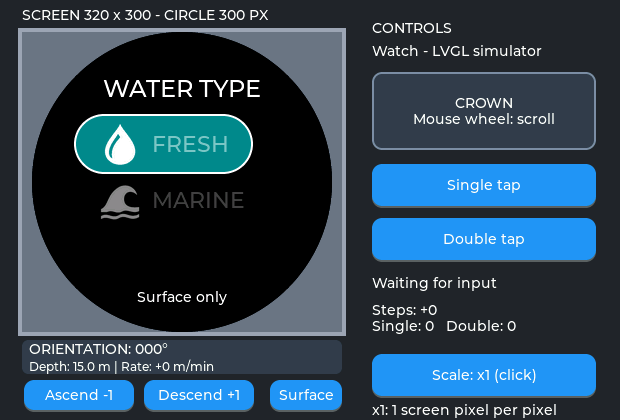
#> input picture V2/Firmware/simulator/evidence/apnea-settings/settings-20.png, 620 x 420 px, given in place of settings-20.bmp, which was not available
$ python check_apnea_settings.py ../evidence/apnea-settings
#> lines starting #> are read from the running program, lines starting #| are printed output that depends on the picture
"""Public captures: centred scuba-style selectors at x1/x2, no settings recovery ring."""
from pathlib import Path
import sys
from PIL import Image
root = Path(sys.argv[1])
for name, zoom in [('settings-20', 1), ('settings-29', 1), ('settings-bottom-x2', 2)]:
    frame = Image.open(root / (name + '.bmp')).convert('RGB')
    assert frame.width == 620 * zoom, (name, 'wrong scale')
    watch = frame.crop((22*zoom, 32*zoom, 342*zoom, 332*zoom))
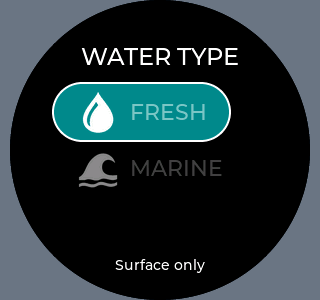
#> watch: PIL image 320x300 RGB; mean R, G, B 36.7, 51.3, 55.2
    ink = []
    for y in range(300):
        for x in range(320):
            r, g, b = watch.getpixel((x*zoom, y*zoom))
            if g > 90 and b > 90 and r < 45 and abs(g-b) < 30:
                ink.append((x,y))
            if (x-160)**2 + (y-150)**2 > 135**2:
                assert not (r > 160 and g < 90 and b < 90), (name, 'red recovery ring in Settings')
                assert not (g > 160 and r < 90 and b < 90), (name, 'green recovery ring in Settings')
#> after the loop, ink = 7818 pairs, first value 54 to 228, second value 84 to 139
    assert ink, (name, 'missing fitted selection capsule')
    left, right = min(x for x,y in ink), max(x for x,y in ink)
#> left = 54; right = 228
    top, bottom = min(y for x,y in ink), max(y for x,y in ink)
#> top = 84; bottom = 139
    assert left >= 20 and right <= 300, (name, 'capsule clipped')
    if name != 'settings-20':
        assert abs((left+right)/2 - 160) <= 3, (name, 'capsule off centre')
        assert abs((top+bottom)/2 - 150) <= 5, (name, 'carousel selection not centred')
    print(name, 'PASS: fitted water capsule' if name == 'settings-20' else 'PASS: centred carousel capsule', 'and no recovery ring')
#> pass 2 of the loop `for name, zoom in [('settings-20', 1), ('settings-29', 1), ('settings-..`:
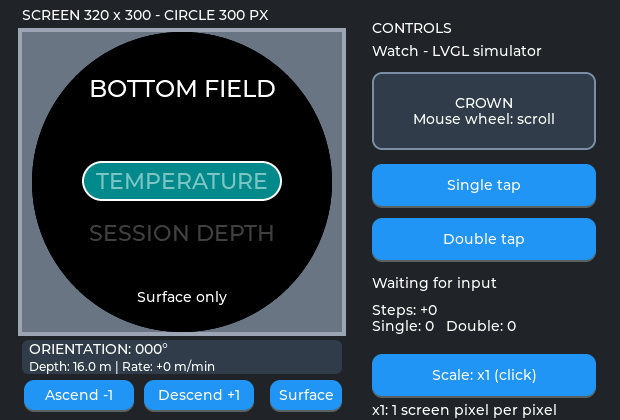
#> input picture V2/Firmware/simulator/evidence/apnea-settings/settings-29.png, 620 x 420 px, given in place of settings-29.bmp, which was not available
#> `watch = frame.crop((22*zoom, 32*zoom, 342*zoom, 332*zoom))`:
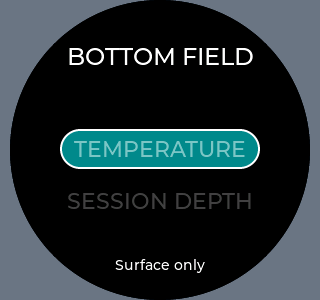
#> watch: PIL image 320x300 RGB; mean R, G, B 35.3, 47.3, 51.1
#> after the loop `for y in range(300):`: ink = 5667 pairs, first value 62 to 257, second value 131 to 166
#> left = 62; right = 257
#> top = 131; bottom = 166
#> pass 3 of the loop `for name, zoom in [('settings-20', 1), ('settings-29', 1), ('settings-..`:
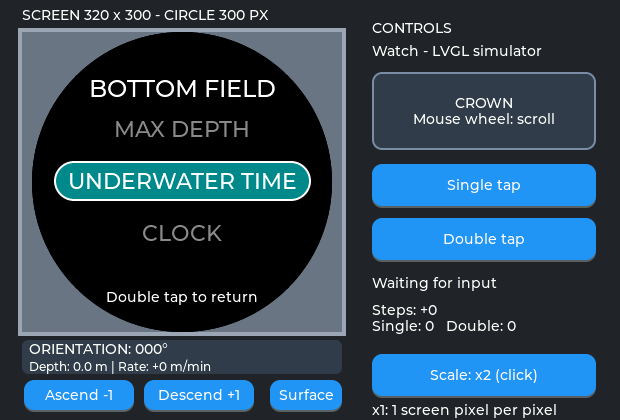
#> input picture V2/Firmware/simulator/evidence/apnea-refinement/settings-bottom-x2.png, 1240 x 840 px, given in place of settings-bottom-x2.bmp, which was not available (shown at 1/2 size)
#> frame: PIL image 1240x840 RGB
#> `watch = frame.crop((22*zoom, 32*zoom, 342*zoom, 332*zoom))`:
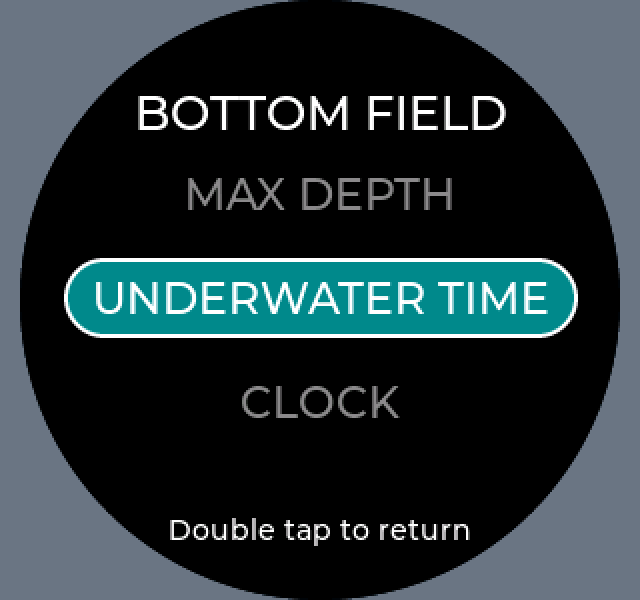
#> watch: PIL image 640x600 RGB; mean R, G, B 39.2, 53, 56.9
#> after the loop `for y in range(300):`: ink = 7309 pairs, first value 34 to 286, second value 131 to 166
#> left = 34; right = 286
print('APNEA SETTINGS RENDER PASS: x1/x2 public images')
